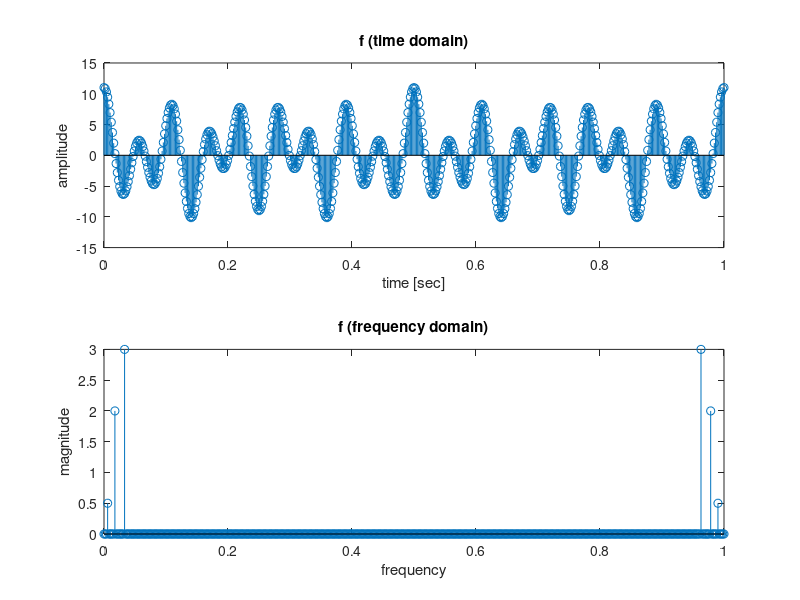

Source code (MATLAB):
% Solutions to Exercise 2.2
% by Lukas Drexler and Leif Van Holland

N = 512;

t = 0:1/N:1;
f = cos(2*pi*4*t) + 4*cos(2*pi*10*t) + 6*cos(2*pi*18*t);

subplot(2,1,1)
stem(t,f)
title("f (time domain)")
ylabel("amplitude")
xlabel("time [sec]")

fhat = 0*t;
fhat(4) = 0.5;
fhat(N-4) = 0.5;
fhat(10) = 2;
fhat(N-10) = 2;
fhat(18) = 3;
fhat(N-18) = 3;

subplot(2,1,2)
stem(t,fhat)
title("f (frequency domain)")
ylabel("magnitude")
xlabel("frequency")